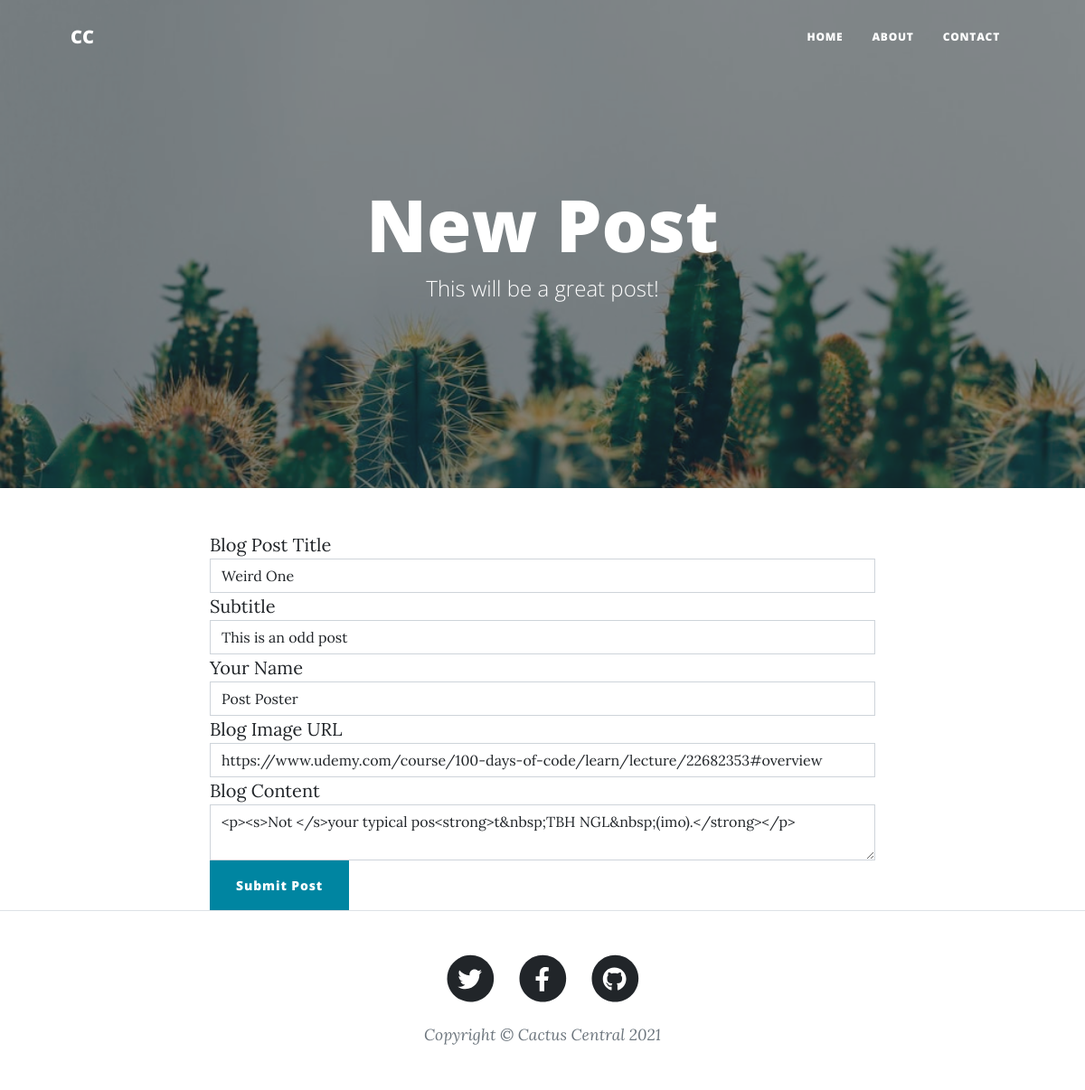
Page /edit-post/5 on the committed database.
### main.py (models this page shows)
class BlogPost(db.Model):
    id = db.Column(db.Integer, primary_key=True)
    title = db.Column(db.String(250), unique=True, nullable=False)
    subtitle = db.Column(db.String(250), nullable=False)
    date = db.Column(db.String(250), nullable=False)
    body = db.Column(db.Text, nullable=False)
    author = db.Column(db.String(250), nullable=False)
    img_url = db.Column(db.String(250), nullable=False)

### main.py (the view, shortened to what this page needs)
@app.route("/edit-post/<int:post_id>", methods=["GET", "POST"])
def edit_post(post_id):
    post = BlogPost.query.get(post_id)
    edit_form = CreatePostForm(
        title=post.title,
        subtitle=post.subtitle,
        img_url=post.img_url,
        author=post.author,
        body=post.body
    )
    return render_template("make-post.html", form=edit_form, is_edit=True)

### main.py
class CreatePostForm(FlaskForm):
    title = StringField("Blog Post Title", validators=[DataRequired()])
    subtitle = StringField("Subtitle", validators=[DataRequired()])
    author = StringField("Your Name", validators=[DataRequired()])
    img_url = StringField("Blog Image URL", validators=[DataRequired(), URL()])
    body = CKEditorField("Blog Content", validators=[DataRequired()])
    submit = SubmitField("Submit Post")

### templates/make-post.html (shortened to what this page needs)
{% include "header.html" %}
{% import "bootstrap/wtf.html" as wtf %}
<header class="masthead" style="background-image: url({{ url_for('static', filename='assets/img/cactus-bg.jpg') }})">
    <div class="container position-relative px-4 px-lg-5">
        <div class="row gx-4 gx-lg-5 justify-content-center">
            <div class="col-md-10 col-lg-8 col-xl-7">
                <div class="site-heading">
                    <h1>
                        New Post
                    </h1>
                    <h2 class="subheading">
                        This will be a great post!
                    </h2>
                </div>
            </div>
        </div>
    </div>
</header>
<div class="container">
    <div class="row">
        <div class="col-lg-8 col-md-10 mx-auto">
            {{ wtf.quick_form(form, novalidate=True, button_map={'submit': 'primary'}) }}
        </div>
    </div>
</div>
{% include "footer.html" %}

### rows in the picture
BlogPost: title "Weird One", subtitle "This is an odd post", author "Post Poster", img_url "https://www.udemy.com/course/100-days-of-code/learn/lecture/22682353#overview", body "<p><s>Not </s>your typical pos<strong>t&nbsp;TBH NGL&nbsp;(imo).</strong></p>"
